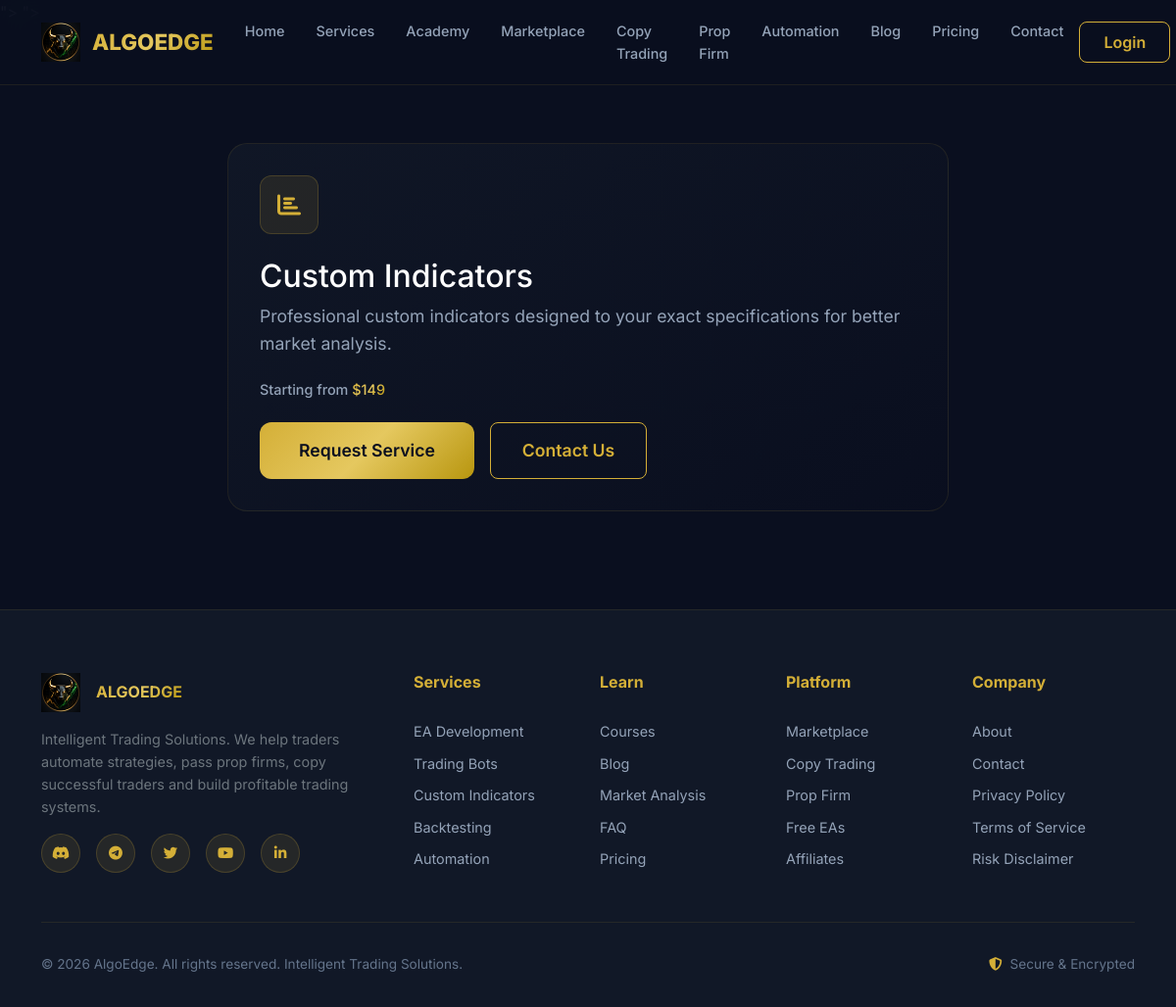
The app's page /services/custom-indicators/, older data.
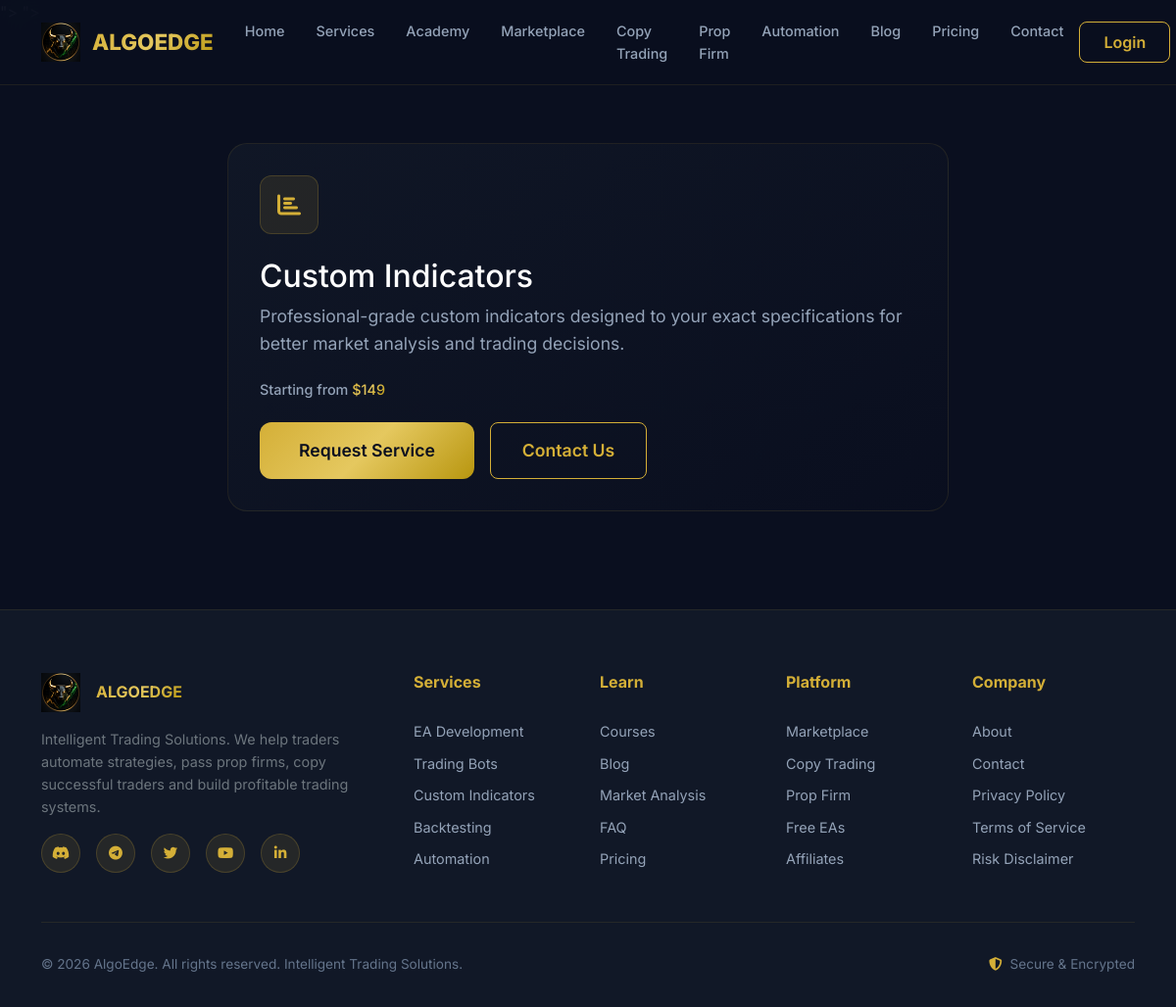
The same page, newer data.
### cservice/models.py (models this page shows, shortened)
class Service(models.Model):
    title = models.CharField(max_length=200)
    slug = models.SlugField(unique=True)
    description = models.TextField()
    icon = models.CharField(max_length=50, default='fas fa-cogs')
    price_from = models.DecimalField(max_digits=10, decimal_places=2, null=True, blank=True)
    is_featured = models.BooleanField(default=False)
    order = models.IntegerField(default=0)
    created_at = models.DateTimeField(auto_now_add=True)
    class Meta:
        ordering = ['order']

### cservice/views.py (the view)
# urls.py: path('<slug:slug>/', views.ServiceDetailView.as_view(), name='service_detail'),
class ServiceDetailView(DetailView):
    model = Service
    template_name = 'cservice/service_detail.html'
    context_object_name = 'service'

### algoedge/context_processors.py (called while the page is built)
def site_settings(request):
    return {
        'site_name': settings.SITE_NAME,
        'site_url': settings.SITE_URL,
        'discord_link': settings.DISCORD_INVITE_LINK,
        'telegram_link': settings.TELEGRAM_INVITE_LINK,
        'broker_affiliate_link': settings.BROKER_AFFILIATE_LINK,
        'stripe_public_key': settings.STRIPE_PUBLIC_KEY,
        'og_image_default': settings.STATIC_URL + 'logos/og-image.png',
    }

def notification_count(request):
    if request.user.is_authenticated:
        count = Notification.objects.filter(user=request.user, is_read=False).count()
        return {'unread_notifications': count}
    return {'unread_notifications': 0}

### templates/cservice/service_detail.html (shortened to what this page needs)
{% extends 'base.html' %}
{% load static %}
{% block content %}
<section class="section-padding" style="padding-top:120px;">
    <div class="container">
        <div class="row justify-content-center">
            <div class="col-lg-8" data-aos="fade-up">
                <div class="card-glass">
                    <div class="card-icon mb-4"><i class="{{ service.icon|default:'fas fa-cogs' }}"></i></div>
                    <h2>{{ service.title }}</h2>
                    <p style="color:var(--text-secondary);font-size:1.1rem;">{{ service.description }}</p>
                    {% if service.price_from %}
                    <p class="h4 mt-4">Starting from <span class="text-gradient">${{ service.price_from|floatformat:0 }}</span></p>
                    {% endif %}
                    <div class="d-flex gap-3 mt-4">
                        <a href="{% url 'cservice:service_request' %}" class="btn btn-gold btn-gold-lg">Request Service</a>
                        <a href="{% url 'home:contact' %}" class="btn btn-outline-gold btn-gold-lg">Contact Us</a>
                    </div>
                </div>
            </div>
        </div>
    </div>
</section>
{% endblock %}

Row changes from the older to the newer data that the page shows:
changed Service "Custom Indicators": description "Professional custom indicators designed to your exact specifications for better market analysis." → "Professional-grade custom indicators designed to your exact specifications for better market analysis and trading decisions."
